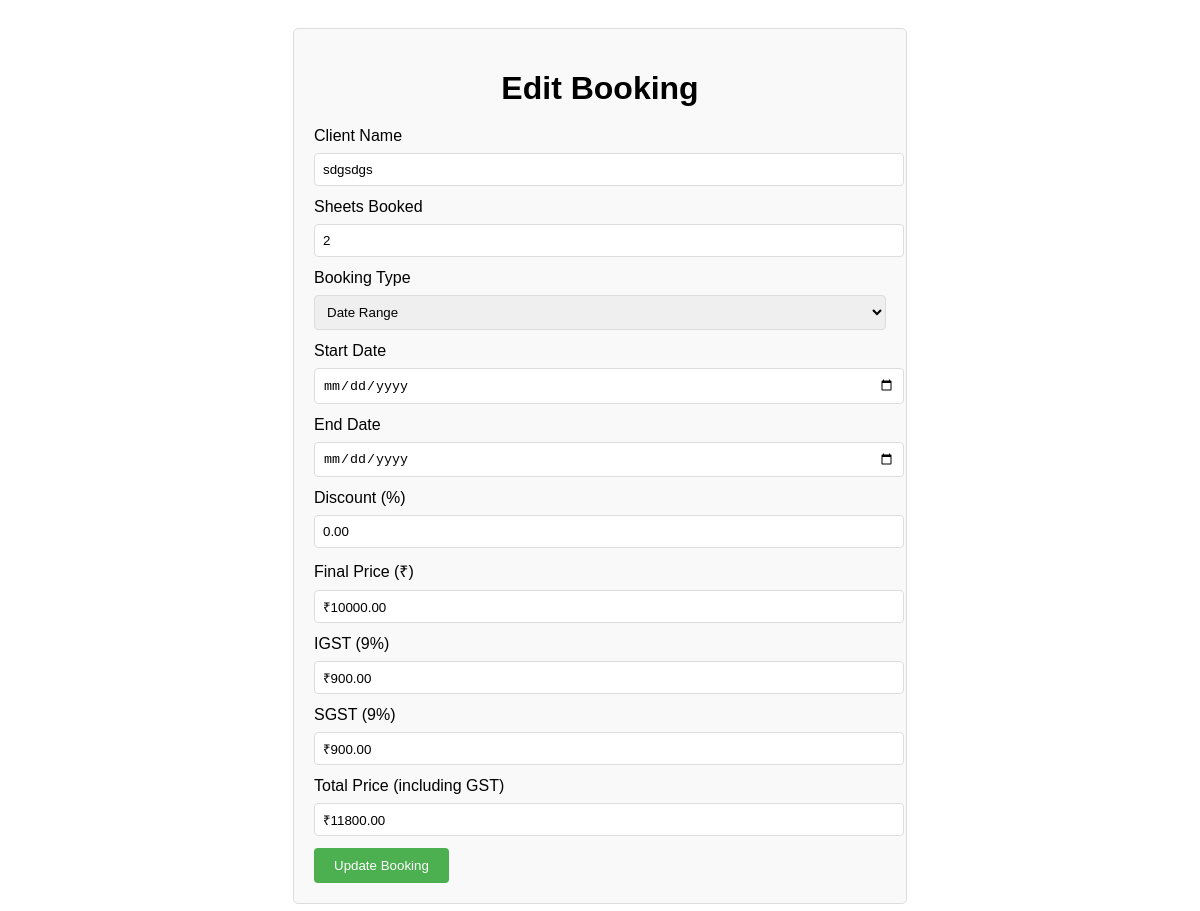
Screenshot of /edit_booking/29/ with the database file from the repository.
### employee/models.py (models this page shows, shortened)
class Booking(models.Model):
    BOOKING_TYPES = [
        ('DAILY', 'Date Range'),
        ('MONTHLY', 'Monthly'),
        ('YEARLY', 'Yearly'),
    ]
    STATUS_CHOICES = [
        ('ACTIVE', 'Active'),
        ('CANCELED', 'Canceled'),
        ('COMPLETED', 'Completed'),
    ]
    room = models.ForeignKey(Room, on_delete=models.CASCADE)
    client_name = models.CharField(max_length=100)
    sheets_booked = models.PositiveIntegerField()
    start_date = models.DateField(null=True, blank=True)
    end_date = models.DateField(null=True, blank=True)
    booking_type = models.CharField(max_length=10, choices=BOOKING_TYPES, default='DAILY')
    status = models.CharField(max_length=10, choices=STATUS_CHOICES, default='ACTIVE')
    discount = models.DecimalField(max_digits=5, decimal_places=2, default=0.0)
    final_price = models.DecimalField(max_digits=10, decimal_places=2)
    created_at = models.DateTimeField(auto_now_add=True)
    updated_at = models.DateTimeField(auto_now=True)

### employee/views.py (the view, shortened to what this page needs)
# urls.py: path('edit_booking/<int:booking_id>/', views.edit_booking, name='edit_booking'),
def edit_booking(request, booking_id):
    booking = get_object_or_404(Booking, id=booking_id)
    return render(request, 'edit_booking.html', {'booking': booking})

### templates/edit_booking.html (shortened to what this page needs)
<!DOCTYPE html>
<html lang="en">
<head>
</head>
<body>
    <div class="form-container">
        <h1>Edit Booking</h1>
        <form method="POST">
            <label for="client_name">Client Name</label>
            <input type="text" id="client_name" name="client_name" value="{{ booking.client_name }}" required>
            <label for="sheets_booked">Sheets Booked</label>
            <input type="number" id="sheets_booked" name="sheets_booked" value="{{ booking.sheets_booked }}" min="1" max="{{ booking.room.sheet_count }}" required>
            <label for="booking_type">Booking Type</label>
            <select id="booking_type" name="booking_type" required>
                <option value="DAILY" {% if booking.booking_type == 'DAILY' %}selected{% endif %}>Date Range</option>
            </select>
            <label for="start_date">Start Date</label>
            <input type="date" id="start_date" name="start_date" value="{{ booking.start_date }}" required>
            <label for="end_date">End Date</label>
            <input type="date" id="end_date" name="end_date" value="{{ booking.end_date }}">
            <label for="discount">Discount (%)</label>
            <input type="number" id="discount" name="discount" value="{{ booking.discount }}" min="0" max="100" step="1" placeholder="Enter discount in %" required>
            <label for="final_price">Final Price (₹)</label>
            <input type="text" id="final_price" name="final_price" value="{{ booking.final_price }}" readonly>
            <label for="igst">IGST (9%)</label>
            <input type="text" id="igst" name="igst" value="{{ booking.final_price|floatformat:2 }}" readonly>
            <label for="sgst">SGST (9%)</label>
            <input type="text" id="sgst" name="sgst" value="{{ booking.final_price|floatformat:2 }}" readonly>
            <label for="total_price_with_gst">Total Price (including GST)</label>
            <input type="text" id="total_price_with_gst" name="total_price_with_gst" value="{{ booking.final_price|floatformat:2 }}" readonly>
            <button type="submit">Update Booking</button>
        </form>
    </div>
</body>
</html>

### templates/edit_booking.html (style rules this page uses)
body { font-family: Arial, sans-serif; padding: 20px; }
.form-container { width: 50%; margin: auto; padding: 20px; border: 1px solid #ddd; border-radius: 5px; background-color: #f9f9f9; }
.form-container h1 { text-align: center; margin-bottom: 20px; }
.form-container label { display: block; margin-bottom: 8px; }
.form-container input, .form-container select { width: 100%; padding: 8px; margin-bottom: 12px; border: 1px solid #ddd; border-radius: 4px; }
.form-container button { background-color: #4CAF50; color: white; padding: 10px 20px; border: none; border-radius: 4px; cursor: pointer; }

### rows the page displays
Booking: client_name "sdgsdgs", sheets_booked "2", booking_type "Date Range", discount "0.00", final_price "₹10000.00", igst "₹900.00", sgst "₹900.00", total_price_with_gst "₹11800.00"
